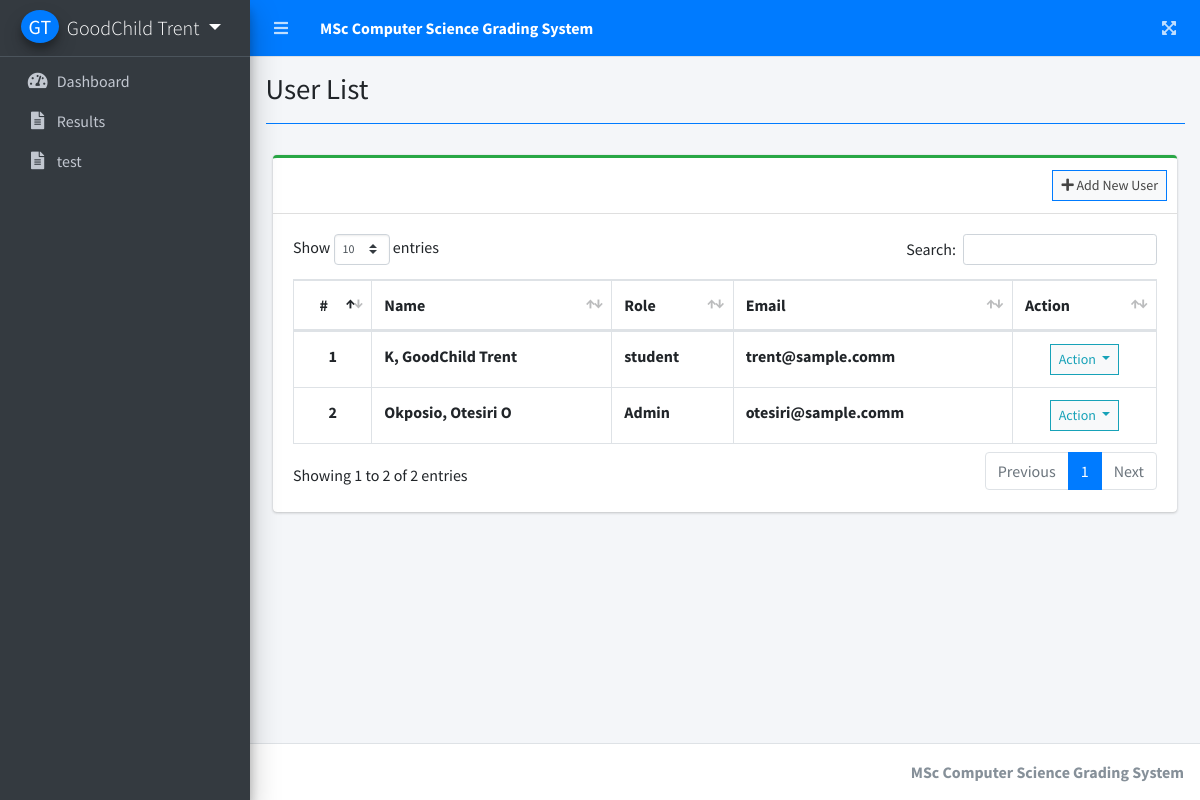
Screenshot of /index.php?page=user_list (signed in) with the database file from the repository.
### tables this page shows
CREATE TABLE `users` (
  `id` int(30) NOT NULL,
  `firstname` varchar(200) NOT NULL,
  `lastname` varchar(200) NOT NULL,
  `middlename` varchar(200) NOT NULL,
  `username` varchar(200) NOT NULL,
  `email` varchar(200) NOT NULL,
  `password` text NOT NULL,
  `user_type` int(1) NOT NULL DEFAULT 1,
  `date_created` datetime NOT NULL DEFAULT current_timestamp()
);

### user_list.php (the view, shortened to what this page needs)
<?php include'db_connect.php' ?>
<div class="col-lg-12">
	<div class="card card-outline card-success">
		<div class="card-header">
			<div class="card-tools">
				<a class="btn btn-block btn-sm btn-default btn-flat border-primary" href="./index.php?page=new_user"><i class="fa fa-plus"></i> Add New User</a>
			</div>
		</div>
		<div class="card-body">
			<table class="table tabe-hover table-bordered" id="list">
				<thead>
					<tr>
						<th class="text-center">#</th>
						<th>Name</th>
						<th>Role</th>
						<th>Email</th>
						<th>Action</th>
					</tr>
				</thead>
				<tbody>
					<?php
					$i = 1;
					$type = array("","Admin","Registrar","student");
					$qry = $conn->query("SELECT *,concat(lastname,', ',firstname,' ',middlename) as name FROM users order by concat(lastname,', ',firstname,' ',middlename) asc");
					while($row= $qry->fetch_assoc()):
					?>
					<tr>
						<th class="text-center"><?php echo $i++ ?></th>
						<td><b><?php echo ucwords($row['name']) ?></b></td>
						<td><b><?php echo $type[$row['user_type']] ?></b></td>
						<td><b><?php echo $row['email'] ?></b></td>
						<td class="text-center">
							<button type="button" class="btn btn-default btn-sm btn-flat border-info wave-effect text-info dropdown-toggle" data-toggle="dropdown" aria-expanded="true">
		                      Action
		                    </button>
						</td>
					</tr>
				<?php endwhile; ?>
				</tbody>
			</table>
		</div>
	</div>
</div>

### rows the page displays
users: name "K, GoodChild Trent", user_type "student", email "trent@sample.comm"
users: name "Okposio, Otesiri O", user_type "Admin", email "otesiri@sample.comm"

### other values shown
$_SESSION['system']['name'] "MSc Computer Science Grading System"
$_SESSION['login_firstname'].' '.$_SESSION['login_lastname'] "GoodChild Trent"
$title "User List"
